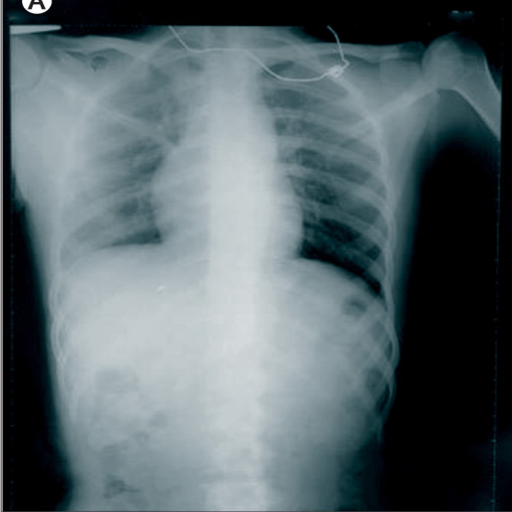
#> input picture 1GB/COVID-19 Radiography Database/COVID-19/COVID-19 (100).png, 1024 x 1024 px, found by its file name (shown at 1/2 size); its folder holds 4 pictures in this run
$ jupyter execute --allow-errors knn.ipynb   (shell and % lines are left out)
#> lines starting #> are read from the running program, lines starting #| are printed output that depends on the picture
#### Importing all required libraries

[cell 1]
import os
import matplotlib.pyplot as plt
import cv2
import numpy as np
from sklearn import preprocessing
from sklearn.neighbors import KNeighborsClassifier
from sklearn.metrics import accuracy_score, precision_score, recall_score, f1_score, confusion_matrix, plot_confusion_matrix
from sklearn.model_selection import train_test_split

 #### This method will load radiography data from "COVID-19 Radiography Database" folder
 #### return: (train_images, train_labels), (test_images, test_labels)

[cell 2]
def load_radiography_data():

    # Load all Covid Images
    images = []
    labels = []
    for filename in os.listdir(os.path.join("C:/Users/Kratica Rastogi/PycharmProjects/FinalProject/COVID-19 Radiography Database", "COVID-19")):
        img = cv2.imread(os.path.join("C:/Users/Kratica Rastogi/PycharmProjects/FinalProject/COVID-19 Radiography Database", "COVID-19", filename), cv2.IMREAD_GRAYSCALE)
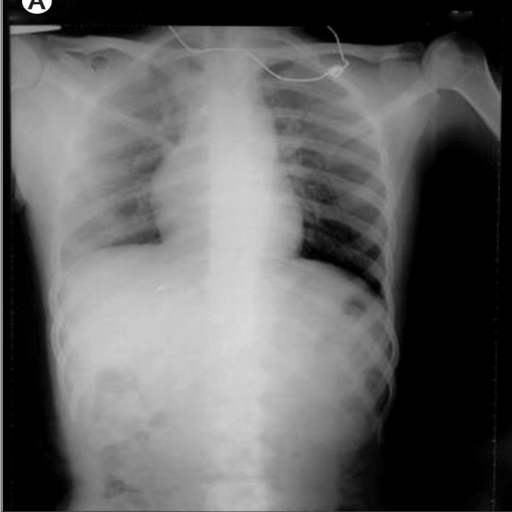
#> img: shape (1024, 1024) (shown at 1/2 size); min 0, max 255, mean 98.3
        if img is not None:
            images.append(img)
            labels.append("covid")
#> pass 2 of the loop in load_radiography_data, `for filename in os.listdir(os.path.join("C:/Users/Kratica Rastogi/Pych..`:
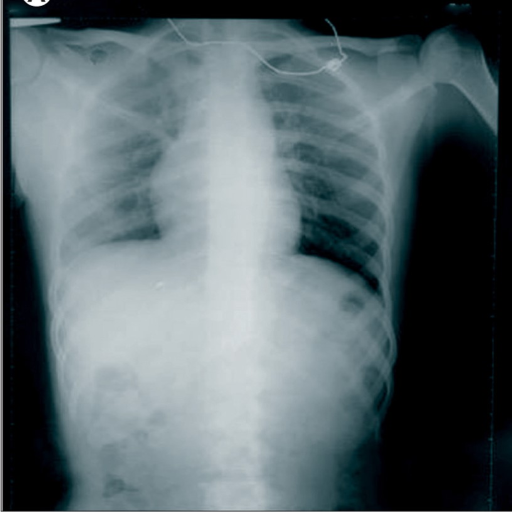
#> input picture 1GB/COVID-19 Radiography Database/COVID-19/COVID-19 (104).png, 1024 x 1024 px, found by its file name (shown at 1/2 size)
#> in load_radiography_data, `img = cv2.imread(os.path.join("C:/Users/Kratica Rastogi/PycharmProject..`:
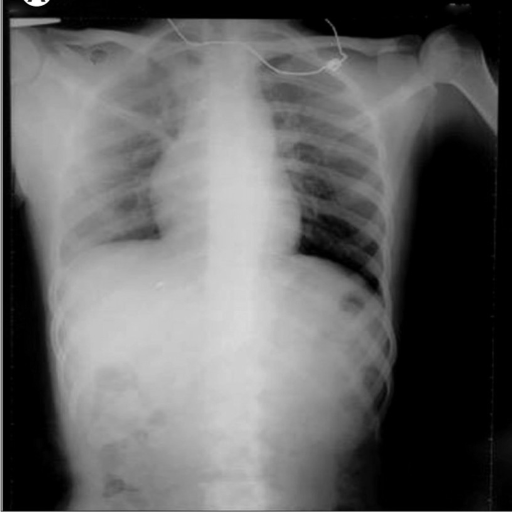
#> img: shape (1024, 1024) (shown at 1/2 size); min 0, max 255, mean 99

    count_covid_images = len(images)

    # Load all Normal (non-covid) Images
    for filename in os.listdir(os.path.join("C:/Users/Kratica Rastogi/PycharmProjects/FinalProject/COVID-19 Radiography Database", "NORMAL")):
        img = cv2.imread(os.path.join("C:/Users/Kratica Rastogi/PycharmProjects/FinalProject/COVID-19 Radiography Database", "NORMAL", filename), cv2.IMREAD_GRAYSCALE)
        if img is not None and count_covid_images > 0:
            images.append(img)
            labels.append("normal")
            count_covid_images = count_covid_images - 1

    X_train, X_test, y_train, y_test = train_test_split(images, labels, test_size=0.25, shuffle=True)
    return (np.array(X_train), np.array(y_train)), (np.array(X_test), np.array(y_test))
